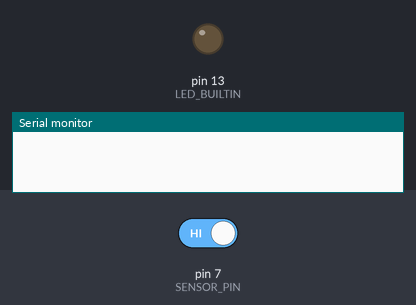
Recording of a sketch running on a simulated Arduino Uno, built with avr-gcc and run on an emulated ATmega328P. Shown: output pins drawn as LEDs (lit = HIGH), the last lines printed to the serial monitor. The inputs (shaded band) are chosen by the test bench; at power-on: pin 7 (SENSOR_PIN) HIGH.

Above: at 1.2 s.
1.3 s: pin 7 (SENSOR_PIN) driven LOW
At 1.8 s:
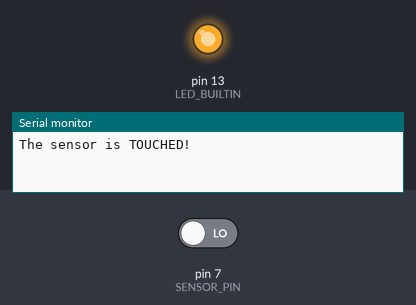
Timing chart, 0 to 4.3 s (numbered marks = the images above; inputs shaded):
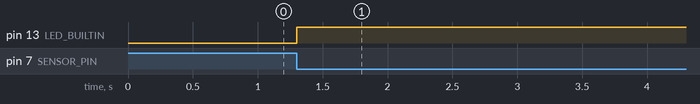

Measured:
- after the input at 1.3 s, pin 13 (LED_BUILTIN): LOW → HIGH at once

The sketch:

touch_sensor.ino
```cpp
// constants won't change. They're used here to set pin numbers:
const int SENSOR_PIN = 7; // the Arduino's input pin that connects to the sensor's SIGNAL pin

// Variables will change:
int lasttouchState = LOW;      // the previous state from the input pin
int currenttouchState;         // the current reading from the input pin
int ledstate = LOW;

void setup() {
  // initialize serial communication at 9600 bits per second:
  Serial.begin(9600);
  // initialize the Arduino's pin as aninput
  pinMode(SENSOR_PIN, INPUT);
  pinMode(LED_BUILTIN,OUTPUT);

//  currenttouchState = digitalRead(SENSOR_PIN);
}

void loop() {
  // read the state of the the input pin:
  currenttouchState = digitalRead(SENSOR_PIN);

  /*if(lasttouchState == LOW && currenttouchState == HIGH){
    ledstate = !ledstate;
    digitalWrite(LED_BUILTIN,ledstate);
    Serial.println("The sensor is TOUCHED");
  }

  if(lasttouchState == HIGH && currenttouchState == LOW){
    ledstate = !ledstate;
    digitalWrite(LED_BUILTIN,ledstate);
    Serial.println("The sensor is FREE");
  }*/


  switch(lasttouchState == HIGH && currenttouchState == LOW) {
    case 1:
      Serial.println("The sensor is TOUCHED!\n");

      // toggle state of LED
      ledstate = !ledstate;

      // control LED arccoding to the toggled state
      digitalWrite(13, ledstate);
    default:
      break;
  }


  // save the the last state
  lasttouchState = currenttouchState;
}
```
